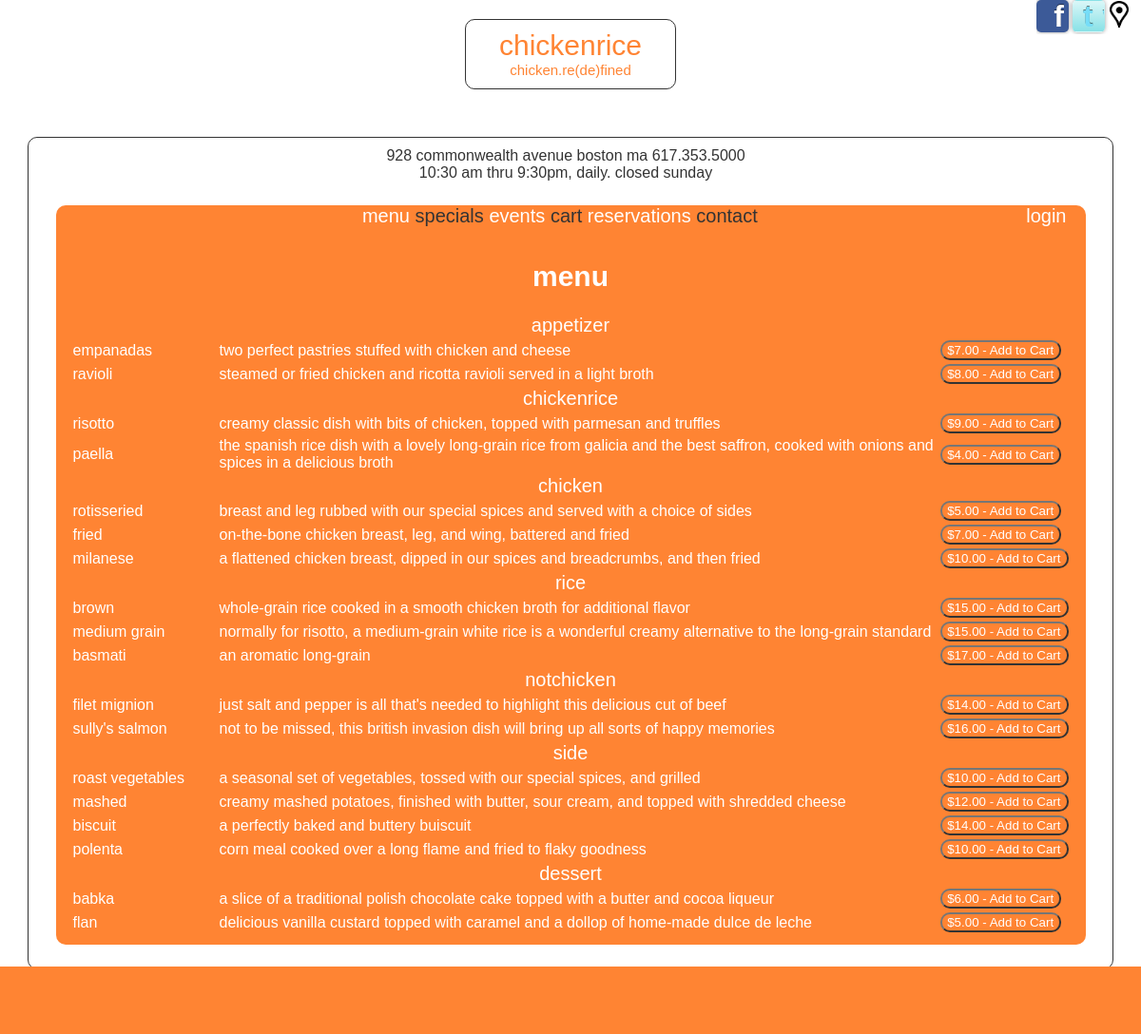
Page /menu/index.php on the committed database.
### tables this page shows
CREATE TABLE IF NOT EXISTS `menu` (
  `id` int(10) NOT NULL AUTO_INCREMENT,
  `menuType` int(10) NOT NULL,
  `foodItem` int(10) NOT NULL,
  `price` int(5) NOT NULL,
  `cost` int(5) NOT NULL,
  `specialDay` varchar(1) NULL,
  PRIMARY KEY (`id`),
  KEY `menuType` (`menuType`),
  KEY `foodItem` (`foodItem`)
);

CREATE TABLE IF NOT EXISTS `menutype` (
  `id` int(10) NOT NULL AUTO_INCREMENT,
  `name` varchar(25) NOT NULL,
  PRIMARY KEY (`id`)
);

CREATE TABLE IF NOT EXISTS `food` (
  `id` int(10) NOT NULL AUTO_INCREMENT,
  `name` varchar(25) NOT NULL,
  `description` varchar(255) NOT NULL,
  `isVegetarian` varchar(1) NOT NULL DEFAULT 'N',
  `imageName` varchar(255) NULL,
  PRIMARY KEY (`id`)
);

### model/database.php (called while the page is built, shortened)
<?php
class Database {
    private static $dsn = 'mysql:host=localhost;dbname=chickenrice';
    private static $username = 'chickenrice';
    private static $password = 'password';
    private static $db;
    public static function getDB () {
        if (!isset(self::$db)) {
            try {
                self::$db = new PDO(self::$dsn,
                                     self::$username,
                                     self::$password);
            } catch (PDOException $e) {
                $error_message = $e->getMessage();
                include('../errors/database_error.php');
                exit();
            }
        }
        return self::$db;
    }
}
?>

### model/menu.php (called while the page is built, shortened)
<?php
class Menu{
	private $menuId;
	private $menuType;
	private $foodName;
	private $description;
	private $price;
	public function getMenuId(){
		return $this->menuId;
	}
	public function getMenuType(){
		return $this->menuType;
	}
	public function getFoodName(){
		return $this->foodName;
	}
	public function getDescription(){
		return $this->description;
	}
	public function getPrice(){
		return $this->price;
	}
	public static function getMenu($db) {
		$sql="SELECT
				m.id as menuId,
				t.name as menuType,
				f.name as foodName,
				f.description as description,
				f.isVegetarian as vegetarian,
				m.price as price,
				m.specialDay as specialday,
				f.imageName as image
				FROM `menu` m JOIN `menutype` t ON m.menuType=t.id
									JOIN `food` f ON m.foodItem=f.id
				WHERE m.specialDay =''";
		$statement= $db->prepare($sql);
		$statement->execute();
		$rows = $statement->fetchAll();
		$menu = array();
		foreach ($rows as $row) {
			$d = new Menu($db);
			$d->init($row);
			array_push($menu,$d);
		}
		return $menu;
	}
	private function init($row){
		$this->menuId = $row['menuId'];
		$this->menuType = $row['menuType'];
		$this->foodName = $row['foodName'];
		$this->description = $row['description'];
		$this->price = $row['price'];
	}
}
?>

### menu/menu.php (the view, shortened to what this page needs)
<?php
include('../include/header.php');
include('../include/body.php');
?>
<h1>menu</h1>
<table>
	<?php
	$previousType='';
	foreach($menu as $menuItem){
		if($previousType!=$menuItem->getMenuType()){
			$previousType=$menuItem->getMenuType();
			echo "<tr class=\"menuheader\"><td colspan=\"3\">$previousType</td></tr>";
		}
		$foodName=$menuItem->getFoodName();
		$desc=$menuItem->getDescription();
		$price=number_format($menuItem->getPrice(),2);
		$menuId=$menuItem->getMenuId();
		echo "<tr><td class=\"menuitem\"><a href=\"index.php?action=itemdetail&menuid=$menuId\">$foodName</a></td>";
		echo "<td class=\"menudesc\"><a href=\"index.php?action=itemdetail&menuid=$menuId\">$desc</a></td>";
		echo "<td><form name=\"addtocart\" method=\"POST\" action=\"../controller/addtocart.php\"><input type=\"submit\" value=\"\$$price - Add to Cart\">";
		echo "  </form></td></tr>";
	}
	?>
</table>
<?php include('../include/footer.php'); ?>

### css/styles.css (style rules this page uses)
* { font-family: Arial, sans-serif; }
a { text-decoration: none; }
html { height: 100%; }
body { background-color: #000000; margin: 0; height: 100%; min-height: 100%; padding-bottom: 18px; scrollbar-base-color: #FF6600; scrollbar-arrow-color: #FF6600; scrollbar-DarkShadow-Color: #FF6600; background: url("img/bg/bg-01.jpg") no-repeat fixed center center; filter: progid:DXImageTransform.Microsoft.AlphaImageLoader(src="img/bg/bg-01.jpg", sizingMethod="scale" ); -webkit-background-size: cover; -moz-background-size: cover; -o-background-size: cover; background-size: cover; scrollbar-arrow-color: #FF6600; scrollbar-DarkShadow-Color: #FF6600; }
h1 { font-size: 30px; }
h1,h2,h3 { clear: both; text-align: center; color: #FFFFFF; }
input { background-color: #FF6600; color: #FFFFFF; padding-left: 5px; }
table { margin-left: auto; margin-right: auto; }
select,input,#innerframe,#outerframe,#logo,textarea,fieldset { -webkit-border-radius: 10px; -moz-border-radius: 10px; -khtml-border-radius: 10px; border-radius: 10px; }
input,select,option,textarea { background-color: #FFFFFF; color: #FF6600; }
input[type="submit"],input[type="reset"],input[type="button"] { background-color: #FF6600; color: #FFFFFF; }
.menuheader { text-align: center; font-size: 20px; margin-bottom: 20px; margin-top: 20px; color: #FFFFFF; }
.menuitem { width: 150px; color: #FFFFFF; }
.menuitem a,.menudesc a { color: #FFFFFF; }
.menudesc { color: #FFFFFF; }

### rows in the picture
menu: menuType.name "appetizer", foodItem.name "empanadas", foodItem.description "two perfect pastries stuffed with chicken and cheese", price "$7.00 - Add to Cart"
menu: foodItem.name "ravioli", foodItem.description "steamed or fried chicken and ricotta ravioli served in a light broth", price "$8.00 - Add to Cart"
menu: menuType.name "chickenrice", foodItem.name "risotto", foodItem.description "creamy classic dish with bits of chicken, topped with parmesan and truffles", price "$9.00 - Add to Cart"
menu: foodItem.name "paella", foodItem.description "the spanish rice dish with a lovely long-grain rice from galicia and the best saffron, cooked with onions and spices in a delicious broth", price "$4.00 - Add to Cart"
menu: menuType.name "chicken", foodItem.name "rotisseried", foodItem.description "breast and leg rubbed with our special spices and served with a choice of sides", price "$5.00 - Add to Cart"
menu: foodItem.name "fried", foodItem.description "on-the-bone chicken breast, leg, and wing, battered and fried", price "$7.00 - Add to Cart"
menu: foodItem.name "milanese", foodItem.description "a flattened chicken breast, dipped in our spices and breadcrumbs, and then fried", price "$10.00 - Add to Cart"
menu: menuType.name "rice", foodItem.name "brown", foodItem.description "whole-grain rice cooked in a smooth chicken broth for additional flavor", price "$15.00 - Add to Cart"
menu: foodItem.name "medium grain", foodItem.description "normally for risotto, a medium-grain white rice is a wonderful creamy alternative to the long-grain standard", price "$15.00 - Add to Cart"
menu: foodItem.name "basmati", foodItem.description "an aromatic long-grain", price "$17.00 - Add to Cart"
menu: menuType.name "notchicken", foodItem.name "filet mignion", foodItem.description "just salt and pepper is all that's needed to highlight this delicious cut of beef", price "$14.00 - Add to Cart"
menu: foodItem.name "sully's salmon", foodItem.description "not to be missed, this british invasion dish will bring up all sorts of happy memories", price "$16.00 - Add to Cart"
menu: menuType.name "side", foodItem.name "roast vegetables", foodItem.description "a seasonal set of vegetables, tossed with our special spices, and grilled", price "$10.00 - Add to Cart"
menu: foodItem.name "mashed", foodItem.description "creamy mashed potatoes, finished with butter, sour cream, and topped with shredded cheese", price "$12.00 - Add to Cart"
menu: foodItem.name "biscuit", foodItem.description "a perfectly baked and buttery buiscuit", price "$14.00 - Add to Cart"
menu: foodItem.name "polenta", foodItem.description "corn meal cooked over a long flame and fried to flaky goodness", price "$10.00 - Add to Cart"
menu: menuType.name "dessert", foodItem.name "babka", foodItem.description "a slice of a traditional polish chocolate cake topped with a butter and cocoa liqueur", price "$6.00 - Add to Cart"
menu: foodItem.name "flan", foodItem.description "delicious vanilla custard topped with caramel and a dollop of home-made dulce de leche", price "$5.00 - Add to Cart"
